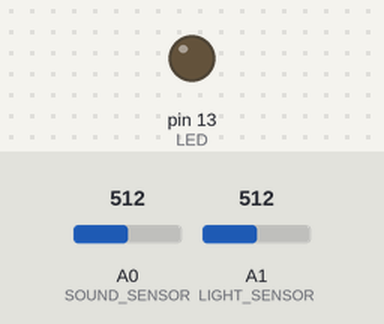
Simulated run of this sketch. Board: Arduino Uno, built with avr-gcc and run on an emulated ATmega328P. Parts: output pins drawn as LEDs (lit = HIGH). Inputs (shaded band) come from the test bench; at power-on: A1 (LIGHT_SENSOR) = 512, A0 (SOUND_SENSOR) = 512.

Above: at 1.2 s.
1.3 s: A1 (LIGHT_SENSOR) set to 53
2.8 s: A1 (LIGHT_SENSOR) set to 47
At 3.1 s:
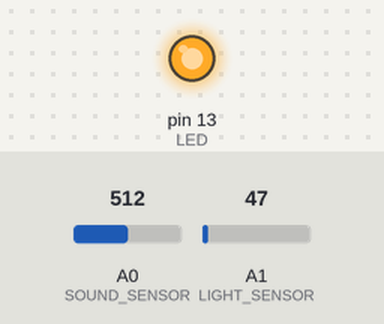
4.3 s: A1 (LIGHT_SENSOR) set to 122
At 6.6 s:
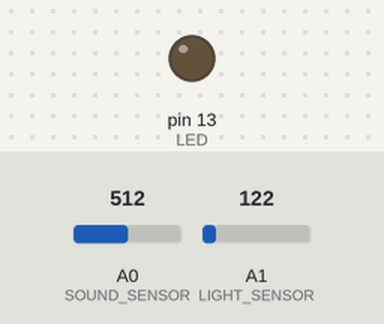
7.3 s: A1 (LIGHT_SENSOR) set to 40
At 7.7 s:
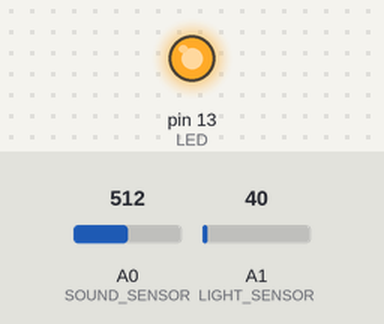
Timing chart, 0 to 9.8 s (numbered marks = the images above; inputs shaded):
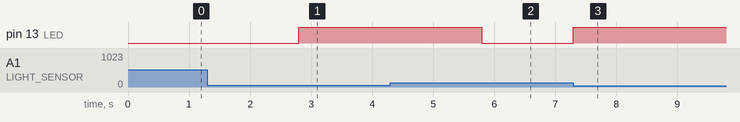

Measured:
- the behaviour switches between 51 and 50 on A1 (LIGHT_SENSOR) (found by bisection; images 0 and 1)
- after the input at 1.3 s, every drawn part: stays the same
- after the input at 2.8 s, pin 13 (LED): LOW → HIGH at once
- after the input at 4.3 s, pin 13 (LED): HIGH → LOW after 1.5 s
- after the input at 7.3 s, pin 13 (LED): LOW → HIGH at once

The sketch:

Light.ino
```cpp
#define LED 13
#define LIGHT_SENSOR A1
#define SOUND_SENSOR A0

void setup() {
  // put your setup code here, to run once:
  pinMode(LED, OUTPUT);
  pinMode(LIGHT_SENSOR, INPUT);
  pinMode(SOUND_SENSOR, INPUT);
}

void loop() {
  // put your main code here, to run repeatedly:
  if(analogRead(LIGHT_SENSOR) <= 50) {
    if(analogRead(SOUND_SENSOR) >= 250) {
      digitalWrite(LED, HIGH);
      delay(3000);
      digitalWrite(LED, LOW);
    }
  }
}
```
